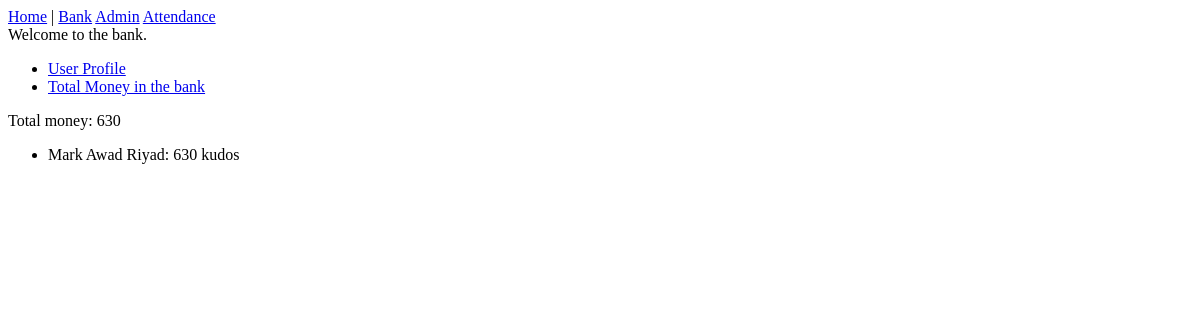
The page /bank/total_money/ on the database as committed earlier.
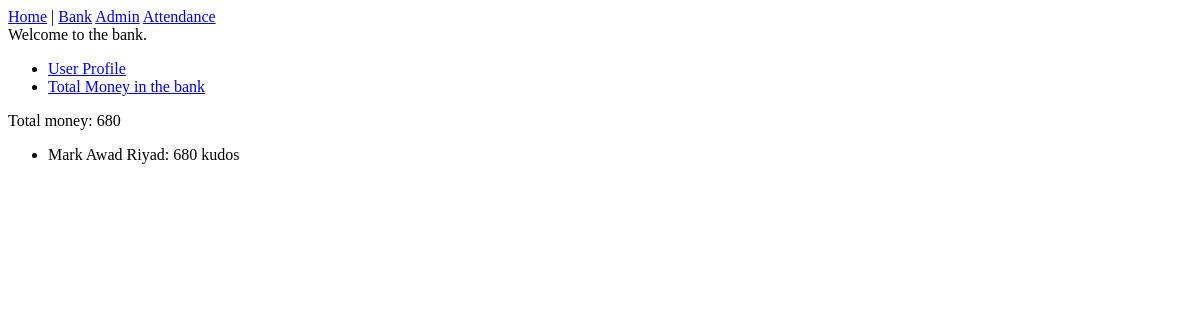
The same page on the database as committed later.
### bank/models/card.py (models this page shows, shortened)
class Card(models.Model):
    number = models.BigIntegerField()
    holder = models.OneToOneField(
        Student,
        related_name='card',
        on_delete=models.CASCADE
    )
    class CardType(models.TextChoices):
        BASIC = 'Basic'
        GOLD = 'Gold'
        PLATINUM = 'Platinum'
    type = models.CharField(max_length=15, choices=CardType.choices, default=CardType.BASIC)
    balance = models.PositiveIntegerField(default=0)
    max_transaction = models.PositiveIntegerField(default=100)

### config/models/student.py (models this page shows)
class Student(models.Model):
    first_name = models.CharField(max_length=50)
    middle_name = models.CharField(max_length=50)
    last_name = models.CharField(max_length=50)
    birth_day = models.DateField()
    grade = models.PositiveSmallIntegerField(
        choices=(
            (9, 'Grade 9'),
            (10, 'Grade 10'),
            (11, 'Grade 11'),
            (12, 'Grade 12'),
            (13, 'Grade 13'))
    )
    school = models.CharField(max_length=50)
    phone = PhoneField(help_text='Contact phone number')
    mothers_number = PhoneField(help_text='Mother\'s contact phone number')
    fathers_number = PhoneField(help_text='Father\'s contact phone number')
    father_of_confession = models.CharField(max_length=50)
    servant = models.ForeignKey(
        Servant,
        related_name='students',
        on_delete=models.SET_NULL,
        null=True
    )
    residency_area = models.CharField(max_length=50)
    def __str__(self):
        return self.first_name + ' ' + self.middle_name + ' ' + self.last_name

### bank/views/total_money.py (the view)
# urls.py: path('total_money/', views.total_money, name='total_money')
def total_money(request):
    money = CardSelector().get_total_money_in_bank()
    cards = CardSelector().get_all_cards()
    context = {
        'total_money': money,
        'cards': cards
    }
    return render(request, 'bank/home.html', context)

### bank/selectors/card.py (called while the page is built)
    @staticmethod
    def get_total_money_in_bank():
        return Card.objects.aggregate(Sum('balance'))['balance__sum']

    @staticmethod
    def get_all_cards():
        return Card.objects.select_related('holder').all()

### yg_system/templates/bank/home.html (shortened to what this page needs)
{% extends 'base.html' %}
{% load static %}
{% block links %}
    <link rel="stylesheet" type="text/css" href="{% static 'css/bank.css' %}">
{% endblock %}
{% block body %}
    Welcome to the bank.
    <ul>
        <li><a href="{% url 'config:bank:scan_card' %}">User Profile</a></li>
        <li><a href="{% url 'config:bank:total_money' %}">Total Money in the bank</a></li>
    </ul>
    {% if total_money %}
        Total money: {{ total_money }}
        <ul>
        {% for card in cards %}
            <li>{{ card.holder }}: {{ card.balance }} kudos</li>
        {% endfor %}
        </ul>
    {% endif %}
{% endblock %}

Rows that differ between the two databases and show on the page:
changed Card "Mark Awad Riyad": balance "630" → "680"
Other text that changed with them:
{{ total_money }}: "630" → "680"
